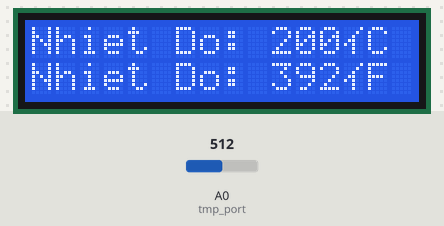
This sketch was run on a simulated Arduino Uno, built with avr-gcc and run on an emulated ATmega328P. Shown: 16×2 character LCD. Inputs (shaded band) come from the test bench; at power-on: A0 (tmp_port) = 512.

Above: at 1.2 s.
1.3 s: A0 (tmp_port) set to 716
At 1.9 s:
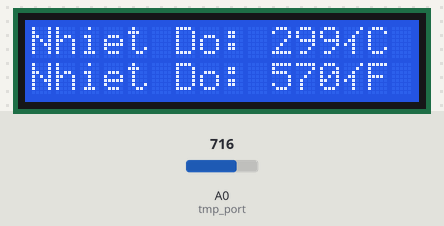
2.8 s: A0 (tmp_port) set to 900
At 3.2 s:
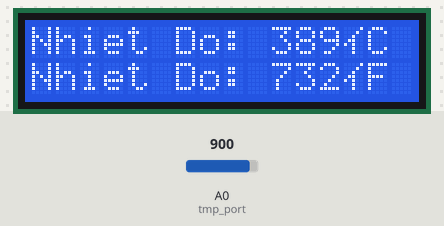
4.3 s: A0 (tmp_port) set to 1023
At 5.4 s:
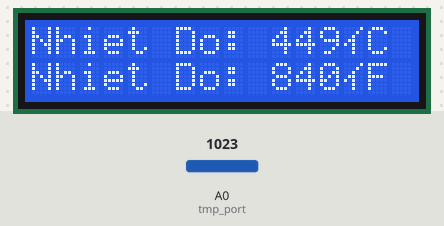
Timing chart, 0 to 7.3 s (numbered marks = the images above; inputs shaded):
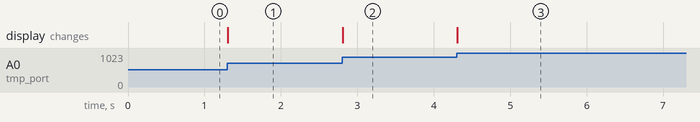

Measured:
- after the input at 1.3 s, the display: changes at once (image 1)
- after the input at 2.8 s, the display: changes at once (image 2)
- after the input at 4.3 s, the display: changes at once (image 3)

The sketch:

20127533.ino
```cpp
#include <LiquidCrystal.h>

int tmp_port = A0;

LiquidCrystal lcd_1(12, 11, 5, 4, 3, 2);

void setup()
{
  lcd_1.begin(16, 2);
  pinMode(tmp_port, INPUT);
}

void loop()
{
  double analogValue = analogRead(tmp_port);
  double voltage = (analogValue *  5 )/1024;
  int tempAtC = (voltage / 0.01 ) - 50;
  int tempAtF = (tempAtC * 1.8 + 32);

  String resC = String("Nhiet Do: ") + String(tempAtC) + String((char)178) + String("C   ");
  String resF = String("Nhiet Do: ") + String(tempAtF) + String((char)178) + String("F   ");

  lcd_1.setCursor(0, 0);
  lcd_1.print(resC);
  lcd_1.setCursor(0, 1);
  lcd_1.print(resF);

}
```
